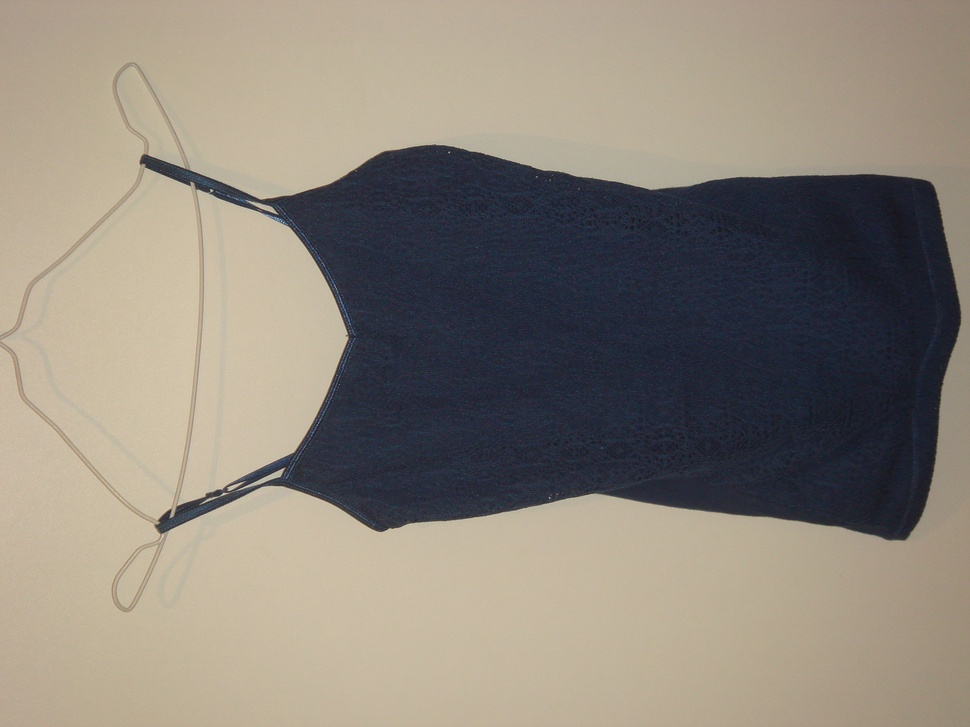
#> input picture ciencia-de-datos-FCEN/material_materia/TPs/2_2_2 clustering/DSC01535.JPG, 970 x 727 px, shrunk from 3072 x 2304 before the run
$ python cluster_alum.py
#> lines starting #> are read from the running program, lines starting #| are printed output that depends on the picture; after the words box and inside, x2 and y2 are one past the last pixel; in counts of white or black regions, pixels touching at a corner belong together
#> further down, foto1 is the input picture: shape (727, 970, 3); mean R, G, B 140.5, 132.6, 121.8
# -*- coding: utf-8 -*-
"""
Created on Fri Oct 25 19:06:05 2019

@author: Y149681
"""
#%%
import numpy as np
import matplotlib.pyplot as plt
from sklearn.cluster import KMeans
import PIL
from matplotlib import image
print('Pillow Version:', PIL.__version__)

def rgb_to_hsv(rgb):
    """
    >>> from colorsys import rgb_to_hsv as rgb_to_hsv_single
    >>> 'h={:.2f} s={:.2f} v={:.2f}'.format(*rgb_to_hsv_single(50, 120, 239))
    'h=0.60 s=0.79 v=239.00'
    >>> 'h={:.2f} s={:.2f} v={:.2f}'.format(*rgb_to_hsv_single(163, 200, 130))
    'h=0.25 s=0.35 v=200.00'
    >>> np.set_printoptions(2)
    >>> rgb_to_hsv(np.array([[[50, 120, 239], [163, 200, 130]]]))
    array([[[   0.6 ,    0.79,  239.  ],
            [   0.25,    0.35,  200.  ]]])
    >>> 'h={:.2f} s={:.2f} v={:.2f}'.format(*rgb_to_hsv_single(100, 100, 100))
    'h=0.00 s=0.00 v=100.00'
    >>> rgb_to_hsv(np.array([[50, 120, 239], [100, 100, 100]]))
    array([[   0.6 ,    0.79,  239.  ],
           [   0.  ,    0.  ,  100.  ]])
    """
    input_shape = rgb.shape
#> input_shape = (49, 65, 3)
    rgb = rgb.reshape(-1, 3)
    r, g, b = rgb[:, 0], rgb[:, 1], rgb[:, 2]
#> r = 3185 values, max 218 at index 1508, min 19 at index 1556, mean 141; g = 3185 values, max 198 at index 1442, min 22 at index 1100, mean 133.1; b = 3185 values, max 177 at index 1453, min 30 at index 1100, mean 122.1

    maxc = np.maximum(np.maximum(r, g), b)
#> maxc = 3185 values, max 218 at index 1508, min 30 at index 1100, mean 146.7
    minc = np.minimum(np.minimum(r, g), b)
#> minc = 3185 values, max 177 at index 1453, min 19 at index 1556, mean 116.4
    v = maxc
#> v has the same summary as maxc

    deltac = maxc - minc
#> deltac = 3185 values, max 47 at index 1561, min 0 at index 2257, mean 30.27
    s = deltac / maxc
#> s = 3185 values, max 0.549 at index 957, min 0 at index 2257, mean 0.236
    deltac[deltac == 0] = 1  # to not divide by zero (those results in any way would be overridden in next lines)
    rc = (maxc - r) / deltac
#> rc = 3185 values, max 1 at index 678, min 0 at index 0, mean 0.301
    gc = (maxc - g) / deltac
#> gc = 3185 values, max 1 at index 677, min 0 at index 681, mean 0.499
    bc = (maxc - b) / deltac
#> bc = 3185 values, max 1 at index 0, min 0 at index 677, mean 0.696

    h = 4.0 + gc - rc
#> h = 3185 values, max 5 at index 820, min 3.39 at index 2004, mean 4.2
    h[g == maxc] = 2.0 + rc[g == maxc] - bc[g == maxc]
    h[r == maxc] = bc[r == maxc] - gc[r == maxc]
    h[minc == maxc] = 0.0

    h = (h / 6.0) % 1.0
#> h = 3185 values, max 0.958 at index 2224, min 0 at index 2166, mean 0.264
    res = np.dstack([h, s, v])
    return res.reshape(input_shape)
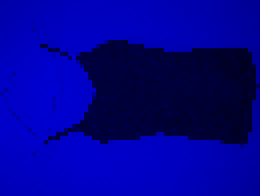
#> returned value: shape (49, 65, 3) float64 (shown 4 times larger); mean of channels 0, 1, 2 0.3, 0.2, 146.7; drawn as R, G, B


def hsv_to_rgb(hsv):
    """
    >>> from colorsys import hsv_to_rgb as hsv_to_rgb_single
    >>> 'r={:.0f} g={:.0f} b={:.0f}'.format(*hsv_to_rgb_single(0.60, 0.79, 239))
    'r=50 g=126 b=239'
    >>> 'r={:.0f} g={:.0f} b={:.0f}'.format(*hsv_to_rgb_single(0.25, 0.35, 200.0))
    'r=165 g=200 b=130'
    >>> np.set_printoptions(0)
    >>> hsv_to_rgb(np.array([[[0.60, 0.79, 239], [0.25, 0.35, 200.0]]]))
    array([[[  50.,  126.,  239.],
            [ 165.,  200.,  130.]]])
    >>> 'r={:.0f} g={:.0f} b={:.0f}'.format(*hsv_to_rgb_single(0.60, 0.0, 239))
    'r=239 g=239 b=239'
    >>> hsv_to_rgb(np.array([[0.60, 0.79, 239], [0.60, 0.0, 239]]))
    array([[  50.,  126.,  239.],
           [ 239.,  239.,  239.]])
    """
    input_shape = hsv.shape
    hsv = hsv.reshape(-1, 3)
    h, s, v = hsv[:, 0], hsv[:, 1], hsv[:, 2]

    i = np.int32(h * 6.0)
    f = (h * 6.0) - i
    p = v * (1.0 - s)
    q = v * (1.0 - s * f)
    t = v * (1.0 - s * (1.0 - f))
    i = i % 6

    rgb = np.zeros_like(hsv)
    v, t, p, q = v.reshape(-1, 1), t.reshape(-1, 1), p.reshape(-1, 1), q.reshape(-1, 1)
    rgb[i == 0] = np.hstack([v, t, p])[i == 0]
    rgb[i == 1] = np.hstack([q, v, p])[i == 1]
    rgb[i == 2] = np.hstack([p, v, t])[i == 2]
    rgb[i == 3] = np.hstack([p, q, v])[i == 3]
    rgb[i == 4] = np.hstack([t, p, v])[i == 4]
    rgb[i == 5] = np.hstack([v, p, q])[i == 5]
    rgb[s == 0.0] = np.hstack([v, v, v])[s == 0.0]

    return rgb.reshape(input_shape)

#%%
#GK: Cargamos la imagen y la mostramos por pantalla

foto1 = image.imread('DSC01535.JPG')

plt.figure()
plt.imshow(foto1)

#%%


dsamp=15;
foto_apil1= foto1[::dsamp,::dsamp,:]
foto_hsi= rgb_to_hsv(foto_apil1)

a=foto_hsi[:,:,0]
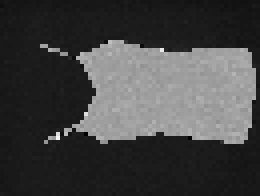
#> a: shape (49, 65) float64 (shown 4 times larger); min 0, max 0.958, mean 0.264
b=foto_hsi[:,:,1]
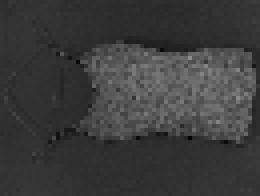
#> b: shape (49, 65) float64 (shown 4 times larger); min 0, max 0.549, mean 0.236
L=foto_hsi[:,:,2]
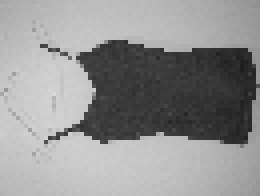
#> L: shape (49, 65) float64 (shown 4 times larger); min 30, max 218, mean 146.7

Lp=L;
(fil,col)=np.shape(L)
#> fil = 49; col = 65

#z = reshape(x,3,4); should become z = x.reshape(3,4,order=’F’)
r=np.double(a.reshape(fil*col,1,order='F'))
#> r = 3185 values, max 0.958 at index 720, min 0 at index 1062, mean 0.264
g=np.double(b.reshape(fil*col,1,order='F'))
#> g = 3185 values, max 0.549 at index 2317, min 0 at index 2337, mean 0.236
b=np.double(L.reshape(fil*col,1,order='F'))
#> b = 3185 values, max 218 at index 660, min 30 at index 2956, mean 146.7

H = np.c_[r,g,b]

Sum_of_squared_distances = []
K = range(1,5)
for k in K:
    km = KMeans(n_clusters=k)
    km = km.fit(H)
    Sum_of_squared_distances.append(km.inertia_)
#> after the loop, Sum_of_squared_distances = [12484748.8, 553962.5, 225280.4, 149468.6]

plt.figure()
plt.plot(K, Sum_of_squared_distances, 'bx-')
plt.xlabel('k')
plt.ylabel('Sum_of_squared_distances')
plt.title('Elbow Method For Optimal k')
plt.show()
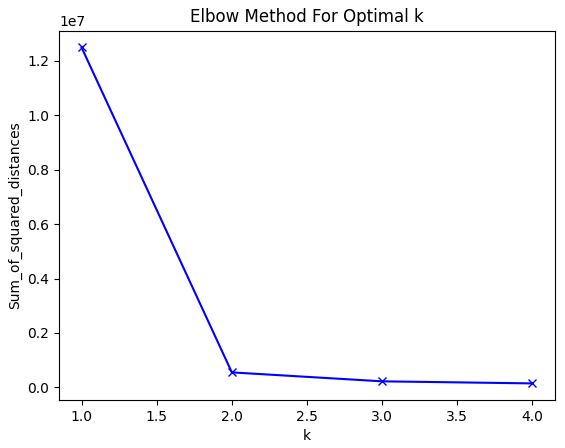
#> figure drawn by matplotlib, 1 panel

kmeans = KMeans(n_clusters=2, random_state=0).fit(H)

fig = plt.figure()
ax3D = fig.add_subplot(111, projection='3d')
ax3D.scatter(H[:,0],H[:,1],H[:,2], s=10, c=kmeans.labels_, marker='o')
plt.show()
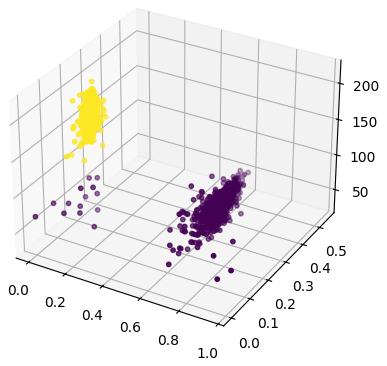
#> figure drawn by matplotlib, 1 panel


T = kmeans.labels_
#> T = 3185 values, max 1 at index 0, min 0 at index 501, mean 0.691

mT =T.reshape(fil,col,order='F')
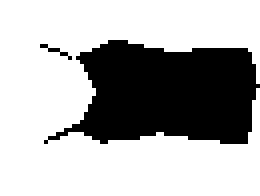
#> mT: shape (49, 65) int32 (shown 4 times larger); values 0 (black) and 1 (white), 69.1% white; 2 black regions (1 under 20 px), largest, box (x1, y1, x2, y2) and area: (11, 10, 65, 36) 975
plt.figure()
#> (the run stopped early here; a loop or call above may not have finished)
